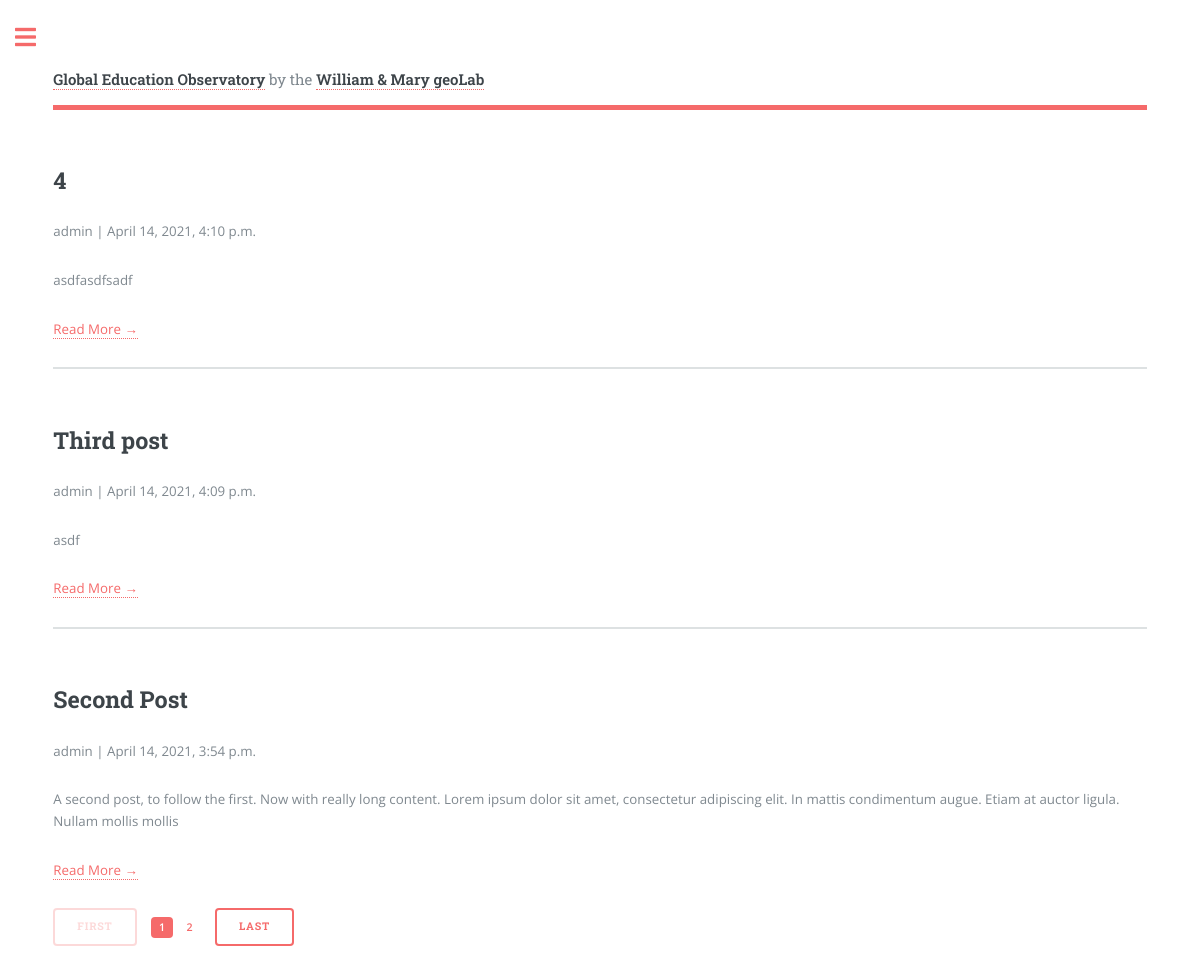
The app's page /posts/, older data.
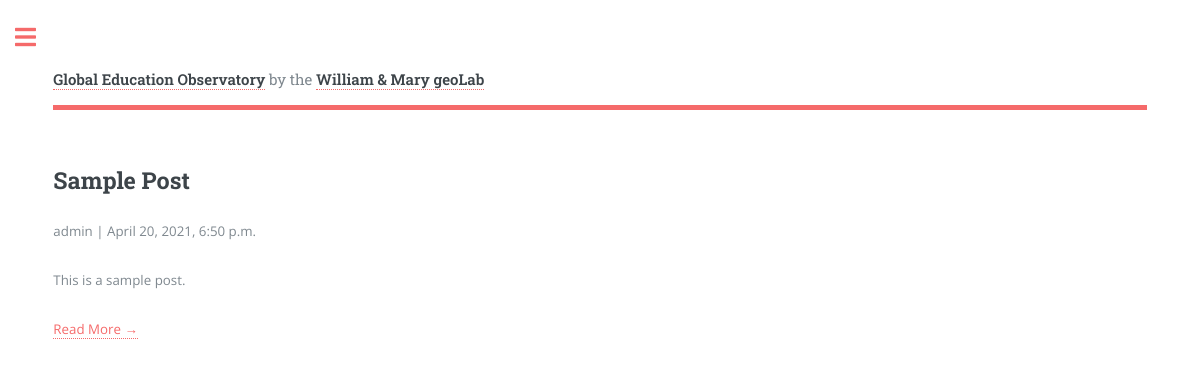
The same page, newer data.
### school_app/models.py (models this page shows, shortened)
class Post(models.Model):
    title = models.CharField(max_length=200, unique=True)
    slug = models.SlugField(max_length=200, unique=True)
    author = models.ForeignKey(
        User, on_delete=models.CASCADE, related_name='blog_posts')
    updated_on = models.DateTimeField(auto_now=True)
    content = models.TextField()
    created_on = models.DateTimeField(auto_now_add=True)
    status = models.IntegerField(choices=STATUS, default=0)
    class Meta:
        ordering = ['-created_on']

### school_app/views.py (the view)
# urls.py: path('posts/', views.PostList.as_view()),
class PostList(ListView):
    queryset = Post.objects.filter(status=1).order_by('-created_on')
    paginate_by = 3
    template_name = 'post_list.html'

### school_app/templates/post_list.html (shortened to what this page needs)
{% extends "generic.html" %}
{% load static %}
{% block main %}
    {% for post in post_list %}
        <section>
            <h2>{{ post.title }}</h2>
            <p>{{ post.author }} | {{ post.created_on}}</p>
            <p>{{ post.content|slice:":200" }}</p>
            <a href="{% url 'post_detail' post.slug  %}">Read More &rarr;</a>
        </section>
    {% endfor %}
    {% if is_paginated %}
        <ul class="pagination">
            {% if page_obj.has_previous %}
                <li><a href="?page=1" class="button">First</a></li>
                <li><a href="?page={{ page_obj.previous_page_number }}" class="page">{{ page_obj.previous_page_number }}</a></li>
            {% else %}
                <li><span class="button disabled">First</span></li>
            {% endif %}
                <li><a href="#" class="page active">{{ page_obj.number }}</a></li>
            {% if page_obj.has_next %}
                <li><a href="?page={{ page_obj.next_page_number }}" class="page">{{ page_obj.next_page_number }}</a></li>
                <li><a href="?page={{ page_obj.paginator.num_pages }}" class="button">Last</a></li>
            {% else %}
                <li><span class="button disabled">Last</span></li>
            {% endif %}
        </ul>
    {% endif %}
{% endblock %}

Row changes from the older to the newer data that the page shows:
removed Post: title "4", author "admin", created_on "April 14, 2021, 4:10 p.m.", content "asdfasdfsadf"
removed Post: title "Third post", author "admin", created_on "April 14, 2021, 4:09 p.m.", content "asdf"
removed Post: title "Second Post", author "admin", created_on "April 14, 2021, 3:54 p.m.", content "A second post, to follow the first. Now with really long content. Lorem ipsum dolor sit amet, consectetur adipiscing elit. In mattis condimentum augue. Etiam at auctor ligula. Nullam mollis mollis"
now on this page (row edited): Post: title "Sample Post", author "admin", created_on "April 20, 2021, 6:50 p.m.", content "This is a sample post."
Text that changed along with them:
{{ page_obj.number }}: "1" → (not shown)
{{ page_obj.next_page_number }}: "2" → (not shown)
text no longer shown: "FIRST LAST"
